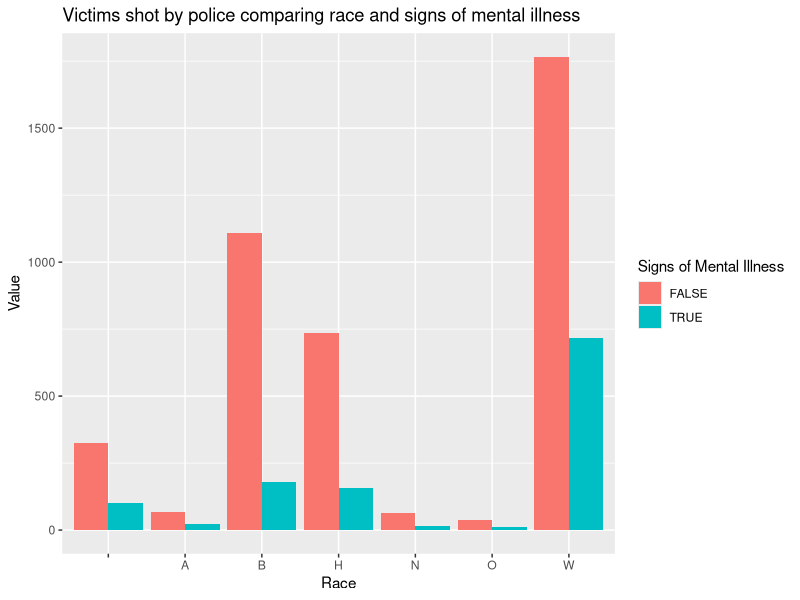

Source code (R):
#Load packages
library(dplyr)
library(ggplot2)

#Load data
data <- read.csv("shootings_wash_post.csv", stringsAsFactors = FALSE)

data <- na.omit(data)

#Filtered table for race and signs of mental illness
data_up <- data %>%
  select(race, signs_of_mental_illness) %>%
  group_by(race)

#Dodge bar for race and signs of mental illness
dodge_bar <- ggplot(data_up, aes(factor(race), fill = factor(signs_of_mental_illness))) +
  geom_bar(position = "dodge") +
  labs(
    fill = "Signs of Mental Illness",
    title = "Victims shot by police comparing race and signs of mental illness",
    x = "Race",
    y = "Value"
  )


#How do I get rid of the blank race. And how can I rename A to Asian, B to Black, etc...
